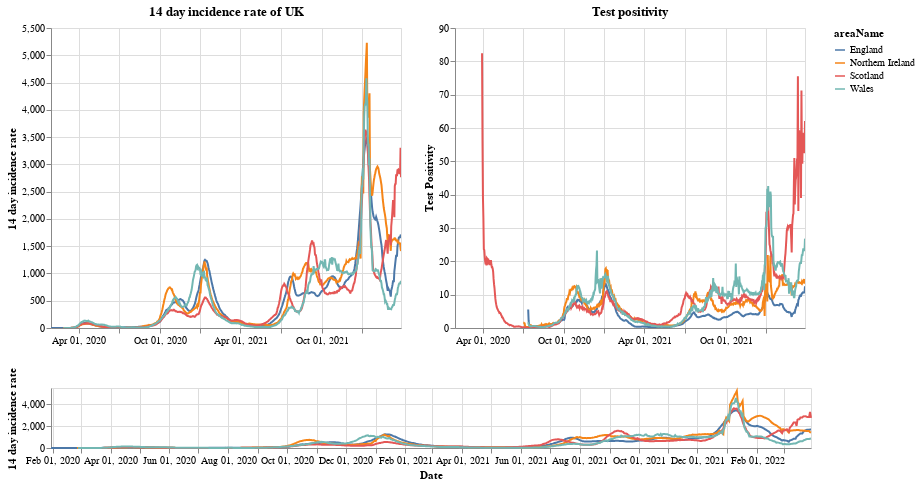

Notebook code cell kept with this figure:
### Markdown cell above
# Plots

First a plot with each country in the UK. The top right shows the positivity rate for (which is the percentage of registered tests which were positive) while the top left is the 14 day incidence rate. The bottom chart can be used to select the timeframe (does not work on a mobile device).

### Code cell
#collapse
brush = alt.selection(type='interval', name='DateBrush',encodings=['x'],fields=['Time'])
leg_selection = alt.selection_multi(fields=['areaName'], bind='legend')

base = alt.Chart(uk_cases).mark_line().encode(
    x=alt.X("yearmonthdate(date):T", axis=alt.Axis(title='Date')),
    y=alt.Y("twoWeeklyCasesRate:Q", axis=alt.Axis(title='14 day incidence rate')),
    tooltip=['areaName', 'date','twoWeeklyCasesRate', 'testPositivity'],
    color='areaName',
    opacity=alt.condition(leg_selection, alt.value(2), alt.value(0.1))
).add_selection(leg_selection).properties(width=350)

upper = base.encode(alt.X('yearmonthdate(date):T', axis=alt.Axis(title=''),
                         scale=alt.Scale(domain=brush))
                   ).properties(title=f'14 day incidence rate of UK')
upper_right = upper.encode(alt.Y('testPositivity:Q', axis=alt.Axis(title='Test Positivity'))).properties(title='Test positivity')
lower = base.properties(height=60, width = 760).add_selection(brush)

(upper | upper_right) & lower

### Figure 1 — Vega-Lite specification as saved in the notebook (floating-point values rounded to 4 significant figures; data arrays with more than 128 entries replaced by an {"elided": "..."} marker saying what was removed)
{"config": {"view": {"continuousWidth": 400, "continuousHeight": 300}}, "vconcat": [{"hconcat": [{"mark": "line", "encoding": {"color": {"type": "nominal", "field": "areaName"}, "opacity": {"condition": {"value": 2, "selection": "selector001"}, "value": 0.1}, "tooltip": [{"type": "nominal", "field": "areaName"}, {"type": "temporal", "field": "date"}, {"type": "quantitative", "field": "twoWeeklyCasesRate"}, {"type": "quantitative", "field": "testPositivity"}], "x": {"type": "temporal", "axis": {"title": ""}, "field": "date", "scale": {"domain": {"selection": "DateBrush"}}, "timeUnit": "yearmonthdate"}, "y": {"type": "quantitative", "axis": {"title": "14 day incidence rate"}, "field": "twoWeeklyCasesRate"}}, "selection": {"selector001": {"type": "multi", "fields": ["areaName"], "bind": "legend"}}, "title": "14 day incidence rate of UK", "width": 350}, {"mark": "line", "encoding": {"color": {"type": "nominal", "field": "areaName"}, "opacity": {"condition": {"value": 2, "selection": "selector001"}, "value": 0.1}, "tooltip": [{"type": "nominal", "field": "areaName"}, {"type": "temporal", "field": "date"}, {"type": "quantitative", "field": "twoWeeklyCasesRate"}, {"type": "quantitative", "field": "testPositivity"}], "x": {"type": "temporal", "axis": {"title": ""}, "field": "date", "scale": {"domain": {"selection": "DateBrush"}}, "timeUnit": "yearmonthdate"}, "y": {"type": "quantitative", "axis": {"title": "Test Positivity"}, "field": "testPositivity"}}, "selection": {"selector001": {"type": "multi", "fields": ["areaName"], "bind": "legend"}}, "title": "Test positivity", "width": 350}]}, {"mark": "line", "encoding": {"color": {"type": "nominal", "field": "areaName"}, "opacity": {"condition": {"value": 2, "selection": "selector001"}, "value": 0.1}, "tooltip": [{"type": "nominal", "field": "areaName"}, {"type": "temporal", "field": "date"}, {"type": "quantitative", "field": "twoWeeklyCasesRate"}, {"type": "quantitative", "field": "testPositivity"}], "x": {"type": "temporal", "axis": {"title": "Date"}, "field": "date", "timeUnit": "yearmonthdate"}, "y": {"type": "quantitative", "axis": {"title": "14 day incidence rate"}, "field": "twoWeeklyCasesRate"}}, "height": 60, "selection": {"selector001": {"type": "multi", "fields": ["areaName"], "bind": "legend"}, "DateBrush": {"type": "interval", "encodings": ["x"], "fields": ["Time"]}}, "width": 760}], "data": {"name": "data-9f19ec827574497c7bcd4c00ea03fbc9"}, "$schema": "https://vega.github.io/schema/vega-lite/v4.8.1.json", "datasets": {"data-9f19ec827574497c7bcd4c00ea03fbc9": {"elided": "3076 records"}}}
